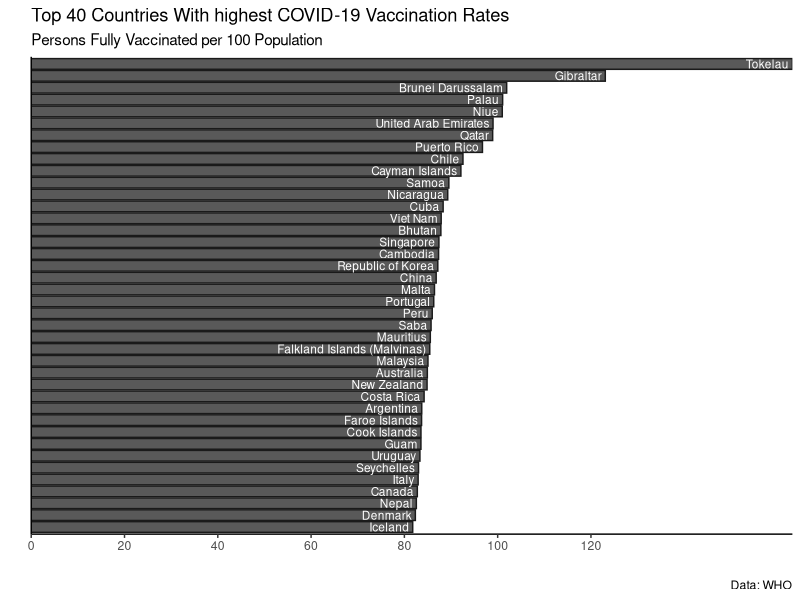
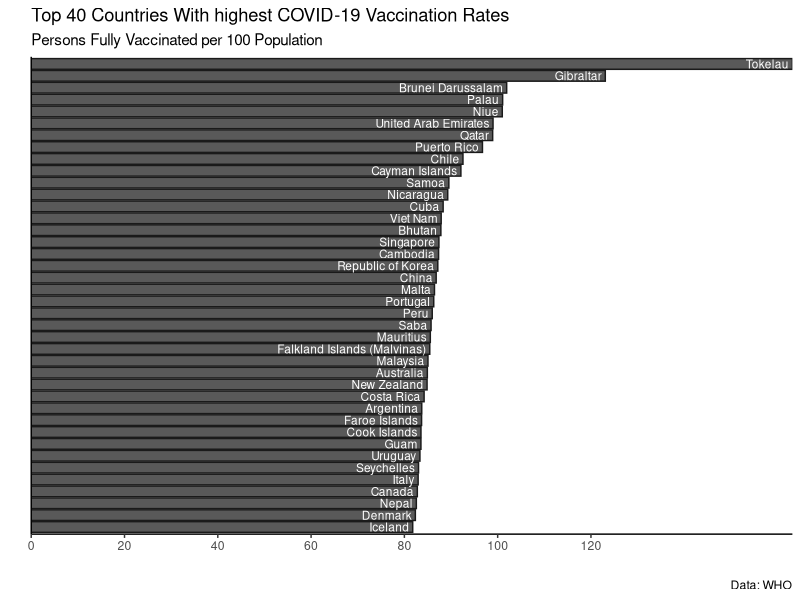

R code for these plots, in order:
# Setup
library(tidyverse)
library(skimr)
library(scales)

# Load data
vaccination_data <- read_csv("data/who/vaccination-data.csv")

# Which countries have the highest vaccination rates?
vaccination_data %>%
  select(COUNTRY, PERSONS_FULLY_VACCINATED_PER100) %>% 
  mutate(COUNTRY = fct_reorder(COUNTRY, PERSONS_FULLY_VACCINATED_PER100)) %>%
  slice_max(n = 40, order_by = PERSONS_FULLY_VACCINATED_PER100) %>% 
  ggplot(aes(x = PERSONS_FULLY_VACCINATED_PER100, y = COUNTRY)) +
  geom_col(colour = "gray10", fill = "gray35") +
  geom_label(aes(x = PERSONS_FULLY_VACCINATED_PER100, y = COUNTRY, label = COUNTRY),
             hjust = 1,
             vjust = 0.5,
             colour = "white",
             fill = NA,
             label.size = NA,
             size = 3) +
  scale_x_continuous(expand = c(0, 0),
                     breaks = seq(0, 120, 20)) +
  theme_classic() +
  theme(axis.text.y = element_blank(),
        axis.ticks.y = element_blank()) +
  labs(x = "", y = "",
       title = "Top 40 Countries With highest COVID-19 Vaccination Rates",
       subtitle = "Persons Fully Vaccinated per 100 Population",
       caption = "Data: WHO")

ggsave("figures/country-vaccination-rates.png", width = 6, height = 8)